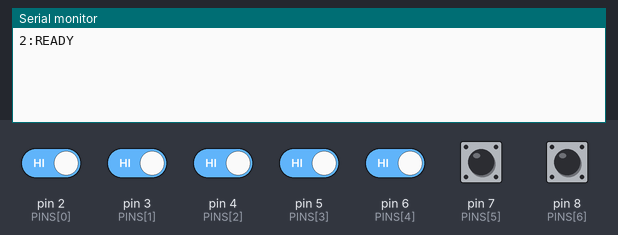
Recording of a sketch running on a simulated Arduino Nano, built with avr-gcc and run on an emulated ATmega328P. Shown: the last lines printed to the serial monitor. The test bench sets the inputs (shaded band); at power-on: pin 2 (PINS[0]), pin 3 (PINS[1]), pin 4 (PINS[2]), pin 5 (PINS[3]), pin 6 (PINS[4]), pin 7 (PINS[5]), pin 8 (PINS[6]) HIGH.

Above: at 1.7 s.
1.8 s: pin 2 (PINS[0]) driven LOW
At 3.0 s:
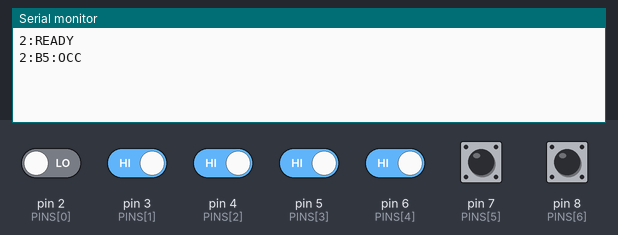
3.3 s: pin 2 (PINS[0]) driven HIGH
At 4.3 s:
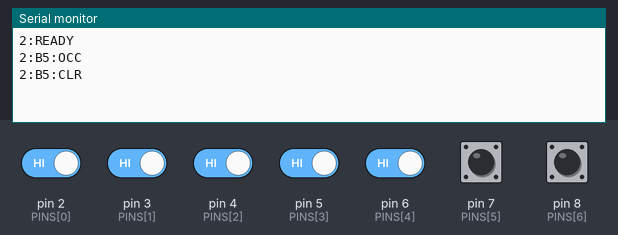
4.8 s: pin 3 (PINS[1]) driven LOW
At 5.4 s:
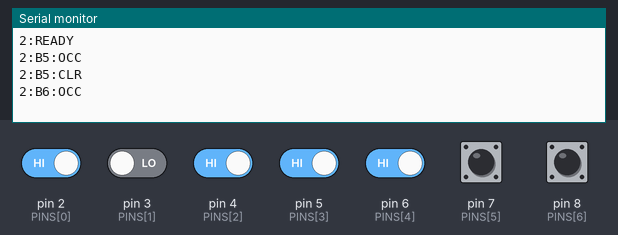
6.3 s: pin 4 (PINS[2]) driven LOW
At 7.5 s:
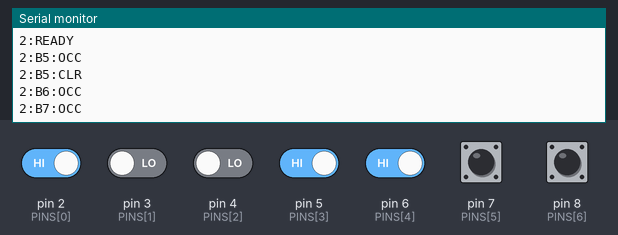
7.8 s: pin 5 (PINS[3]) driven LOW
At 8.7 s:
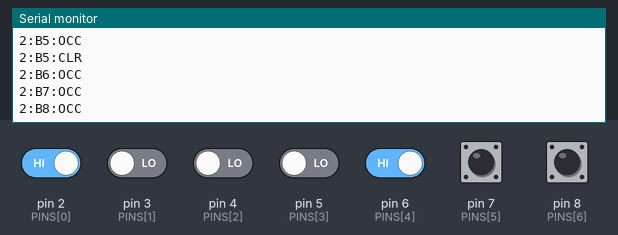
9.3 s: pin 6 (PINS[4]) driven LOW
At 10.0 s:
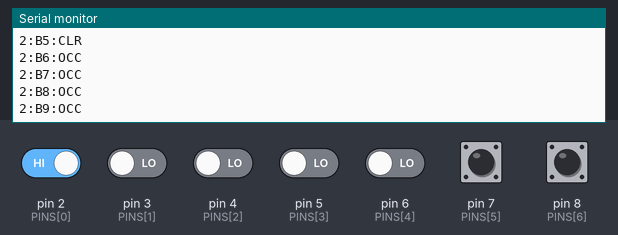
Timing chart, 0 to 11.8 s (numbered marks = the images above; inputs shaded):
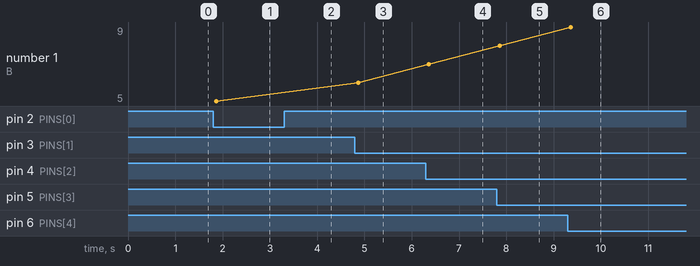

The sketch:

nano2.ino
```cpp
// ================================================================
// nano2.ino  —  Railway Block Sensing  |  NANO 2
// Sensors : S5 (Block 5), S6 (Block 6), S7 (Block 7)   — Line B (Middle)
//           S8 (Block 8), S9 (Block 9), S10(Block10),
//           S11(Block 11)                                — Line C (Top)
// Serial  : 9600 baud  →  Raspberry Pi via USB (/dev/ttyUSB1)
//
// WIRING  (all IR sensor modules share 5V & GND rails):
//   S5  OUT  →  D2
//   S6  OUT  →  D3
//   S7  OUT  →  D4
//   S8  OUT  →  D5
//   S9  OUT  →  D6
//   S10 OUT  →  D7
//   S11 OUT  →  D8
//   All VCC  →  5V pin on Nano
//   All GND  →  GND pin on Nano
//
// IR module OUTPUT is LOW  when object detected (active-LOW)
//
// MESSAGE FORMAT  (one line per state change):
//   2:B5:OCC    →  Nano2, Block5, Occupied
//   2:B5:CLR    →  Nano2, Block5, Clear
// ================================================================

const int NUM_SENSORS = 7;

const int  PINS[NUM_SENSORS]        = { 2, 3, 4, 5, 6, 7, 8 };
const char* BLOCK_IDS[NUM_SENSORS]  = { "B5","B6","B7","B8","B9","B10","B11" };

const unsigned long DEBOUNCE_MS = 60;

bool     confirmed[NUM_SENSORS]     = { false,false,false,false,false,false,false };
bool     rawLast[NUM_SENSORS]       = { false,false,false,false,false,false,false };
unsigned long changeAt[NUM_SENSORS] = { 0,0,0,0,0,0,0 };

// ----------------------------------------------------------------
void setup() {
  Serial.begin(9600);
  for (int i = 0; i < NUM_SENSORS; i++) {
    pinMode(PINS[i], INPUT);
  }
  delay(500);
  Serial.println("2:READY");
}

// ----------------------------------------------------------------
void loop() {
  unsigned long now = millis();

  for (int i = 0; i < NUM_SENSORS; i++) {
    bool raw = (digitalRead(PINS[i]) == LOW);

    if (raw != rawLast[i]) {
      rawLast[i]  = raw;
      changeAt[i] = now;
    }

    if ((now - changeAt[i]) >= DEBOUNCE_MS && raw != confirmed[i]) {
      confirmed[i] = raw;
      sendMsg(i, raw);
    }
  }

  delay(5);
}

// ----------------------------------------------------------------
void sendMsg(int idx, bool occupied) {
  Serial.print("2:");
  Serial.print(BLOCK_IDS[idx]);
  Serial.print(":");
  Serial.println(occupied ? "OCC" : "CLR");
}
```

Measured:
- after the input at 1.8 s, the serial monitor: prints a new line after 0.06 s (image 1)
- after the input at 3.3 s, the serial monitor: prints a new line after 0.07 s (image 2)
- after the input at 4.8 s, the serial monitor: prints a new line after 0.06 s (image 3)
- after the input at 6.3 s, the serial monitor: prints a new line after 0.06 s (image 4)
- after the input at 7.8 s, the serial monitor: prints a new line after 0.06 s (image 5)
- after the input at 9.3 s, the serial monitor: prints a new line after 0.06 s (image 6)
- plotted number 1: 5 → 6 after the input at 4.8 s, 6 → 7 after the input at 6.3 s, 7 → 8 after the input at 7.8 s, 8 → 9 after the input at 9.3 s
